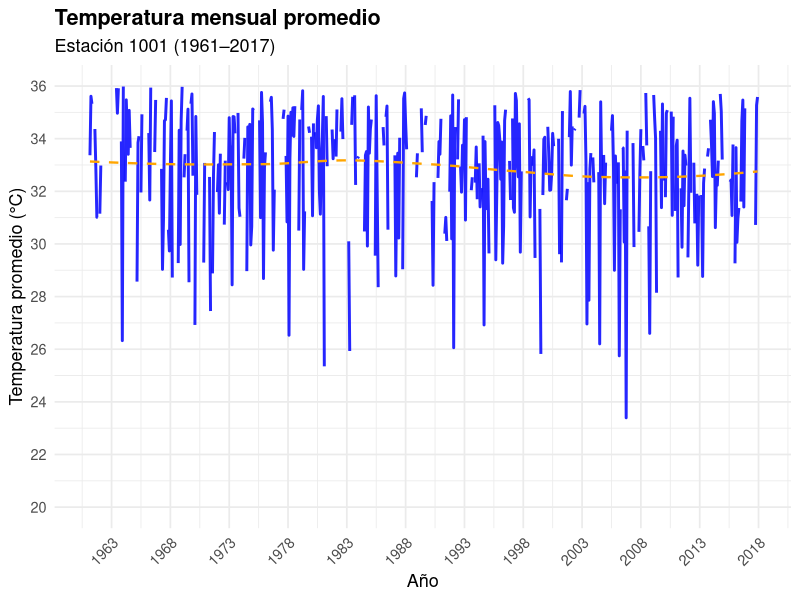

Generate this figure with R:
# Realizado el 2022-03-26, como asesoramiento de correcición de script.
# Este script en R realiza un análisis exploratorio y visualización de series de tiempo de temperatura mensual promedio, 
# desde 1961 hasta 2017, para una estación climática específica (1001)
# El gráfico final permite visualizar tendencias de largo plazo en la temperatura mensual promedio, 
# facilitando la detección de patrones climáticos, cambios estacionales o posibles efectos del cambio climático en la estación analizada.

#### Librerias
library(ggplot2)
library(dplyr)
library(readr)
library(lubridate)

#### Datos
fecha <- seq(ymd("1961-01-01"), ymd("2017-12-01"), by = "month")

df <- tibble(
  Year = year(fecha),
  Mes = month(fecha),
  Promedio_mensual = rnorm(length(fecha), mean = 34.66, sd = 3.13)
)

df <- df %>%
  mutate(Fecha = ymd(paste(Year, Mes, "01", sep = "-")))

#### Gráfico
ggplot(df, aes(x = Fecha, y = Promedio_mensual)) +
  geom_line(color = "blue", size = 1, alpha = 0.85) +
  geom_smooth(method = "loess", se = FALSE, color = "orange", linetype = "dashed", size = 0.8) +
  scale_x_date(date_breaks = "5 years", date_labels = "%Y") +
  scale_y_continuous(
    limits = c(20, 36),
    breaks = seq(20, 36, by = 2)
  ) +
  labs(
    title = "Temperatura mensual promedio",
    subtitle = "Estación 1001 (1961–2017)",
    x = "Año",
    y = "Temperatura promedio (°C)"
  ) +
  theme_minimal(base_size = 13) +
  theme(
    plot.title = element_text(face = "bold"),
    axis.text.x = element_text(angle = 45, hjust = 1)
  )
